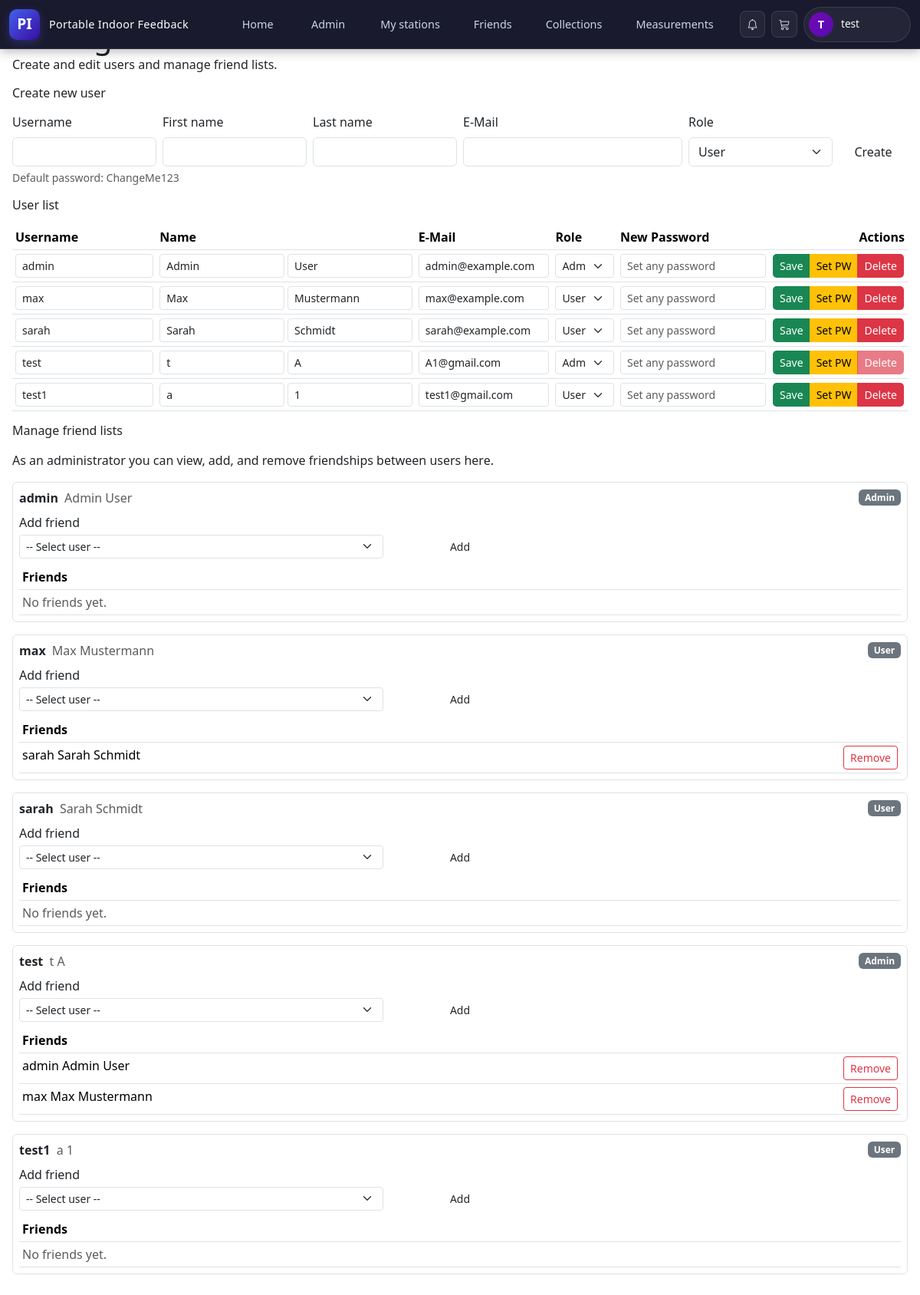
/admin/admin_users.php (signed in), run on the app's committed database.
### tables this page shows
CREATE TABLE `user` (
  `pk_username` varchar(50) NOT NULL,
  `firstName` varchar(50) NOT NULL,
  `lastName` varchar(50) NOT NULL,
  `password` varchar(255) NOT NULL,
  `email` varchar(50) NOT NULL,
  `role` enum('User','Admin') NOT NULL DEFAULT 'User',
  `code` int DEFAULT NULL,
  `status` varchar(20) NOT NULL DEFAULT 'notverified',
  `mustChangePassword` tinyint(1) NOT NULL DEFAULT '0'
);

### admin/admin_users.php (the view, shortened to what this page needs)
<?php
require '../includes/db_connection.php';
$currentAdmin = $_SESSION['pk_username'] ?? ($_SESSION['username'] ?? '');
$users = [];
$sql = "SELECT pk_username, firstName, lastName, email, role FROM user ORDER BY pk_username";
$usersRes = mysqli_query($link, $sql);
while ($row = mysqli_fetch_assoc($usersRes)) {
    $users[] = $row;
}
$allUsers = [];
foreach ($users as $u) {
    $allUsers[$u['pk_username']] = $u;
}
$friendsMap = [];
$sql = "SELECT pkfk_user_user, pkfk_user_friend FROM isfriend";
$frRes = mysqli_query($link, $sql);
while ($row = mysqli_fetch_assoc($frRes)) {
    $user   = $row['pkfk_user_user'];
    $friend = $row['pkfk_user_friend'];
    if (!isset($friendsMap[$user])) {
        $friendsMap[$user] = [];
    }
    $friendsMap[$user][] = $friend;
}
include '../includes/header.php';
?>
<main class="main-shell">
    <div class="container-xxl px-3 py-4">
        <section class="glass-card mb-3">
            <div class="glass-card-header">
                <div>
                    <h1 class="glass-card-title mb-0">
                    </h1>
                    <p class="glass-card-sub mb-0">
                        <?php echo ($lang === 'de')
                            ? 'Lege neue Benutzer an, bearbeite Daten und verwalte Freundeslisten.'
                            : 'Create and edit users and manage friend lists.'; ?>
                    </p>
                </div>
            </div>
        </section>
        <section class="glass-card mb-3">
            <div class="glass-card-body">
                <h2 class="h6 mb-3">
                    <?php echo ($lang === 'de') ? 'Neuen Benutzer anlegen' : 'Create new user'; ?>
                </h2>
                <form method="post" class="row g-2 align-items-end">
                    <div class="col-md-2">
                        <label class="form-label">Username</label>
                        <input type="text" name="username" class="form-control" required>
                    </div>
                    <div class="col-md-2">
                        <label class="form-label">
                            <?php echo ($lang === 'de') ? 'Vorname' : 'First name'; ?>
                        </label>
                        <input type="text" name="firstname" class="form-control">
                    </div>
                    <div class="col-md-2">
                        <label class="form-label">
                            <?php echo ($lang === 'de') ? 'Nachname' : 'Last name'; ?>
                        </label>
                        <input type="text" name="lastname" class="form-control">
                    </div>
                    <div class="col-md-3">
                        <label class="form-label">E-Mail</label>
                        <input type="email" name="email" class="form-control" required>
                    </div>
                    <div class="col-md-2">
                        <label class="form-label">Role</label>
                        <select name="role" class="form-select">
                            <option value="User">User</option>
                        </select>
                    </div>
                    <div class="col-md-1 d-grid">
                        <button type="submit" class="btn btn-primary-soft">
                            <?php echo ($lang === 'de') ? 'Anlegen' : 'Create'; ?>
                        </button>
                    </div>
                    <div class="col-12 small text-muted mt-1">
                        <?php echo ($lang === 'de')
                            ? 'Standardpasswort: ChangeMe123'
                            : 'Default password: ChangeMe123'; ?>
                    </div>
                </form>
            </div>
        </section>
        <section class="glass-card mb-3">
            <div class="glass-card-body">
                <h2 class="h6 mb-3">
                    <?php echo ($lang === 'de') ? 'Benutzerliste' : 'User list'; ?>
                </h2>
                <div class="table-responsive">
                    <table class="table table-sm align-middle mb-0 text-nowrap admin-table">
                        <thead>
                        <tr>
                            <th>Username</th>
                            <th><?php echo ($lang === 'de') ? 'Name' : 'Name'; ?></th>
                            <th>E-Mail</th>
                            <th>Role</th>
                            <th>New Password</th>
                            <th class="text-end"><?php echo ($lang === 'de') ? 'Aktionen' : 'Actions'; ?></th>
                        </tr>
                        </thead>
                        <tbody>
                        <?php foreach ($users as $u): ?>
                            <tr>
                                <form method="post">
                                    <td>
                                        <input type="text" name="username"
                                               class="form-control form-control-sm"
                                               value="<?php echo htmlspecialchars($u['pk_username']); ?>"
                                               required>
                                    </td>
                                    <td>
                                        <div class="d-flex gap-1">
                                            <input type="text" name="firstname"
                                                   class="form-control form-control-sm"
                                                   placeholder="First"
                                                   value="<?php echo htmlspecialchars($u['firstName']); ?>">
                                            <input type="text" name="lastname"
                                                   class="form-control form-control-sm"
                                                   placeholder="Last"
                                                   value="<?php echo htmlspecialchars($u['lastName']); ?>">
                                        </div>
                                    </td>
                                    <td>
                                        <input type="email" name="email"
                                               class="form-control form-control-sm"
                                               value="<?php echo htmlspecialchars($u['email']); ?>"
                                               required>
                                    </td>
                                    <td>
                                        <select name="role" class="form-select form-select-sm">
                                            <option value="User" <?php echo $u['role'] === 'User' ? 'selected' : ''; ?>>User</option>
                                            <option value="Admin" <?php echo $u['role'] === 'Admin' ? 'selected' : ''; ?>>Admin</option>
                                        </select>
                                    </td>
                                    <td>
                                        <input type="password" name="new_password"
                                               class="form-control form-control-sm"
                                               placeholder="Set any password">
                                    </td>
                                    <td class="text-end">
                                        <div class="btn-group btn-group-sm" role="group">
                                            <button type="submit" name="action" value="updateuser"
                                                    class="btn btn-success">
                                                <?php echo ($lang === 'de') ? 'Speichern' : 'Save'; ?>
                                            </button>
                                            <button type="submit" name="action" value="changepw"
                                                    class="btn btn-warning">
                                                <?php echo ($lang === 'de') ? 'Passwort' : 'Set PW'; ?>
                                            </button>
                                            <button type="submit" name="action" value="deleteuser"
                                                    class="btn btn-danger"
                                                    <?php echo ($u['pk_username'] === $currentAdmin) ? 'disabled' : ''; ?>
                                                    onclick="return confirm('Delete user <?php echo htmlspecialchars($u['pk_username']); ?>?');">
                                                <?php echo ($lang === 'de') ? 'Löschen' : 'Delete'; ?>
                                            </button>
                                        </div>
                                    </td>
                                </form>
                            </tr>
                        <?php endforeach; ?>
                        </tbody>
                    </table>
                </div>
            </div>
        </section>
        <section class="glass-card">
            <div class="glass-card-body">
                <h2 class="h6 mb-3">
                    <?php echo ($lang === 'de') ? 'Freundeslisten verwalten' : 'Manage friend lists'; ?>
                </h2>
                <p class="glass-card-sub">
                    <?php echo ($lang === 'de')
                        ? 'Hier kannst du als Administrator Freundschaften zwischen Benutzern einsehen, hinzufügen oder entfernen.'
                        : 'As an administrator you can view, add, and remove friendships between users here.'; ?>
                </p>
                <?php foreach ($allUsers as $username => $u): ?>
                    <div class="border rounded mb-3 p-2">
                        <div class="d-flex justify-content-between align-items-center mb-2">
                            <div>
                                <strong><?php echo htmlspecialchars($username); ?></strong>
                                <span class="text-muted ms-1">
                                    <?php echo htmlspecialchars(trim($u['firstName'] . ' ' . $u['lastName'])); ?>
                                </span>
                            </div>
                            <span class="badge bg-secondary">
                                <?php echo htmlspecialchars($u['role']); ?>
                            </span>
                        </div>
                        <form method="post" class="row gy-2 gx-2 align-items-end mb-2">
                            <div class="col-md-5 col-sm-8">
                                <label class="form-label form-label-sm mb-1">
                                    <?php echo ($lang === 'de') ? 'Freund hinzufügen' : 'Add friend'; ?>
                                </label>
                                <select name="friend" class="form-select form-select-sm">
                                    <option value="">
                                        <?php echo ($lang === 'de')
                                            ? '-- Benutzer wählen --'
                                            : '-- Select user --'; ?>
                                    </option>
                                </select>
                            </div>
                            <div class="col-md-2 col-sm-4">
                                <button type="submit" class="btn btn-primary-soft btn-sm w-100">
                                    <?php echo ($lang === 'de') ? 'Hinzufügen' : 'Add'; ?>
                                </button>
                            </div>
                        </form>
                        <div class="table-responsive">
                            <table class="table table-sm mb-0">
                                <thead>
                                <tr>
                                    <th><?php echo ($lang === 'de') ? 'Freunde' : 'Friends'; ?></th>
                                    <th class="text-end"></th>
                                </tr>
                                </thead>
                                <tbody>
                                <?php
                                $friends = $friendsMap[$username] ?? [];
                                $friends = array_unique($friends);
                                if (count($friends) === 0): ?>
                                    <tr>
                                        <td colspan="2" class="text-muted">
                                            <?php echo ($lang === 'de')
                                                ? 'Noch keine Freunde.'
                                                : 'No friends yet.'; ?>
                                        </td>
                                    </tr>
                                <?php else:
                                    foreach ($friends as $friend):
                                        if (!isset($allUsers[$friend])) continue;
                                        $fu = $allUsers[$friend];
                                        $fullNameF = trim($fu['firstName'] . ' ' . $fu['lastName']);
                                        ?>
                                        <tr>
                                            <td>
                                                <?php echo htmlspecialchars($friend . ' ' . $fullNameF); ?>
                                            </td>
                                            <td class="text-end">
                                                <form method="post" class="d-inline"
                                                      onsubmit="return confirm('Remove friendship between <?php echo htmlspecialchars($username); ?> and <?php echo htmlspecialchars($friend); ?>?');">
                                                    <button type="submit"
                                                            class="btn btn-outline-danger btn-sm">
                                                        <?php echo ($lang === 'de') ? 'Entfernen' : 'Remove'; ?>
                                                    </button>
                                                </form>
                                            </td>
                                        </tr>
                                    <?php endforeach;
                                endif; ?>
                                </tbody>
                            </table>
                        </div>
                    </div>
                <?php endforeach; ?>
            </div>
        </section>
    </div>
</main>

### includes/header.php (style rules this page uses)
.btn-group-sm { border-radius: 6px; overflow: hidden; border: 1px solid rgba(255, 255, 255, 0.1); }

### data on the page
user: username "admin", firstname "Admin", lastname "User", email "admin@example.com", role "Admin", firstName+lastName "Admin User", shows "No friends yet.", firstName+lastName "admin Admin User"
user: username "max", firstname "Max", lastname "Mustermann", email "max@example.com", role "User", firstName+lastName "Max Mustermann", firstName+lastName "max Max Mustermann"
user: username "sarah", firstname "Sarah", lastname "Schmidt", email "sarah@example.com", role "User", firstName+lastName "sarah Sarah Schmidt", firstName+lastName "Sarah Schmidt", shows "No friends yet."
user: username "test", firstname "t", lastname "A", email "A1@gmail.com", role "Admin", firstName+lastName "t A"
user: username "test1", firstname "a", lastname "1", email "test1@gmail.com", role "User", firstName+lastName "a 1", shows "No friends yet."

### other printed values
$initials "T"
$displayName "test"
